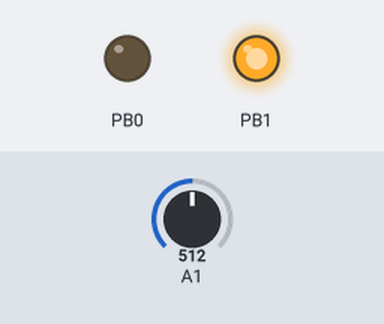
Bench run of a sketch on a simulated ATtiny85, built with avr-gcc and run on an emulated ATtiny85. On the bench: output pins drawn as LEDs (lit = HIGH). The inputs (shaded band) are chosen by the test bench; at power-on: A1 = 512.

Above: at 0.8 s.
0.9 s: A1 set to 152
2.4 s: A1 set to 136
At 2.8 s:
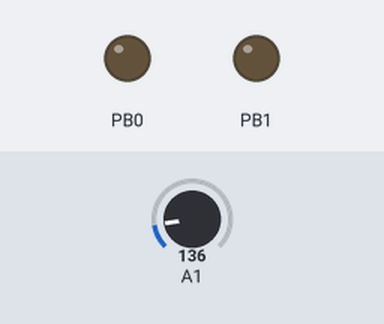
Timing chart, 0 to 5.4 s (numbered marks = the images above; inputs shaded):
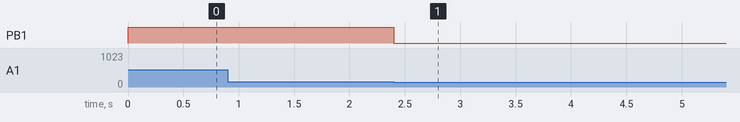

Measured:
- the behaviour switches between 142 and 141 on A1 (found by bisection; images 0 and 1)
- after the input at 0.9 s, every drawn part: stays the same
- after the input at 2.4 s, PB1: HIGH → LOW at once

The sketch:

ProgShot.ino
```cpp
#include <avr/io.h>
#include <util/delay.h>

byte Mode = 0;
const int MaxLow = 142;
const int MaxHigh = 896;
const int MinLow = 511;
const int MinHigh = 520;

int main(void) {

  DDRB |= B00000011;
  SetMode();
  ADCSRA = 0;
  ADMUX = B00000001;
  //  ADMUX = B00000110;
  //  ADCSRB |= _BV(BIN);
  ADCSRA = B10000010;
  while (1) {
//ResistCarousel();


    int Value = anRead();

    //    showResult(Value);


    if ((Mode > 0) && ((Value < MaxLow) || (Value > MaxHigh))) {
      Mode--;
      SetMode();
    };
    if ((Mode < 2) && ((Value < MinHigh) && (Value > MinLow))) {
      Mode++;
      SetMode();
    };
  }
}

void showResult(int val) {
  for (int i = 0; i < 10; i++) {
    byte kk = byte(val >> i) & B00000001;
    if (kk) {
      PORTB = B00000001;
    } else {
      PORTB = B00000010;
    }
    _delay_ms(1000);
    PORTB = B00000000;
    _delay_ms(1000);
  }
  PORTB = B00000011;
  _delay_ms(500);
  PORTB = B00000000;
  _delay_ms(500);
  PORTB = B00000011;
  _delay_ms(500);
  PORTB = B00000000;
  _delay_ms(500);
}

//void setup() {
//
//  DDRB |= B00001011;
//  //  pinMode(0, OUTPUT);
//  //  pinMode(1, OUTPUT);
//  //  pinMode(3, OUTPUT);
//  PORTB |= B00001000;
//  //  digitalWrite(3, HIGH);
//  SetMode();
//}
//
//// the loop routine runs over and over again forever:
//void loop() {
//  int Value = anRead();
////  int Value = analogRead(A1);
//
//  if (((Value < MaxLow) || (Value > MaxHigh)) && (Mode > 0)) {
//    Mode--;
//    SetMode();
//  };
//  if (((Value < MinHigh) && (Value > MinLow)) && (Mode < 3)) {
//    Mode++;
//    SetMode();
//  };
//
//}

void SetMode() {
  PORTB = (PORTB & B11111100) + Mode;
  //  if (Mode & B00000001) {
  //    digitalWrite(0, HIGH);
  //  } else {
  //    digitalWrite(0, LOW);
  //  }
  //
  //  if (Mode & B00000010) {
  //    digitalWrite(1, HIGH);
  //  } else {
  //    digitalWrite(1, LOW);
  //  }
}

int anRead() {
  uint8_t l, h;
  //  ADMUX = (ADMUX & _BV(REFS0)) | 1 & 3;
  //  ADMUX = B00000000;


  ADCSRA |= _BV(ADSC);
  //  ADCSRA |=B01000000;
  //  while (ADCSRA & (1 << ADSC)); //Wait for conversion
  while (ADCSRA & B01000000); //Wait for conversion

  l = ADCL;  //Read and return 10 bit result
  h = ADCH;

  return (h << 8) | l;
}

void ResistCarousel() {
  Mode = 0;
  SetMode();
  _delay_ms(5000);
  Mode = 1;
  SetMode();
  _delay_ms(5000);
  Mode = 2;
  SetMode();
  _delay_ms(5000);
  Mode = 3;
  SetMode();
  _delay_ms(5000);
}
```
